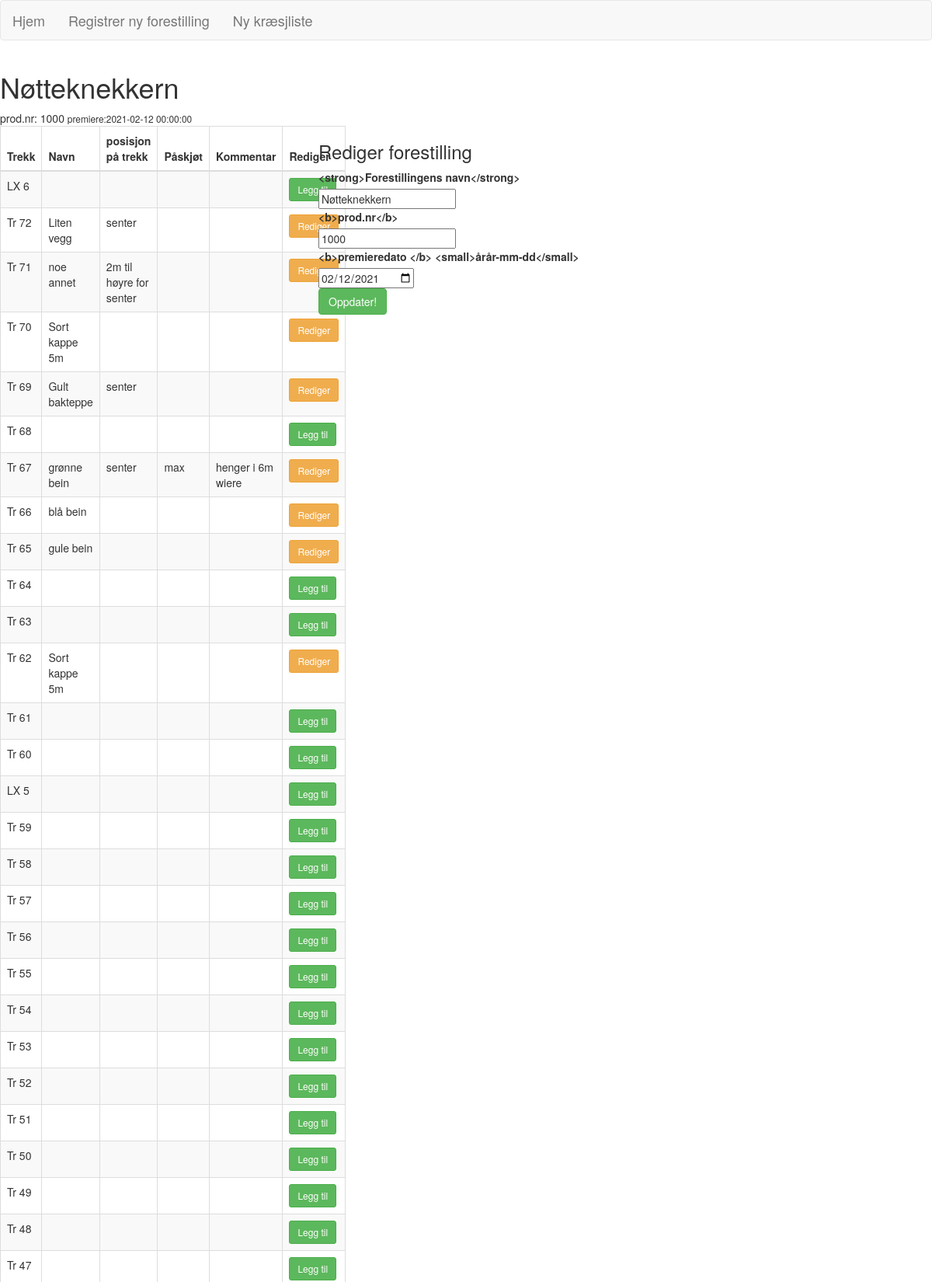
The app's page /index/Nøtteknekkern (upper part) with its own data.
### app/models.py (models this page shows, shortened)
class Forestilling(db.Model):
	id= db.Column(db.Integer, primary_key=True)
	forestilling_navn = db.Column(db.String(120), index = True)
	premiere = db.Column(db.DateTime, index=True)
	prod_nr = db.Column(db.Integer, index=True)
	aktuell = db.Column(db.Boolean, default = False, index = True)
	elementer = db.relationship('LoftElement', backref='tilhorer_forestilling', lazy = True, cascade="all, delete-orphan")

class Trekk(db.Model):
	id = db.Column(db.Integer, primary_key=True)
	trekknummer = db.Column(db.String(64), index = True, unique = True)
	elementer = db.relationship('LoftElement', backref ='loftpos', lazy =True)

class LoftElement(db.Model):
	id = db.Column(db.Integer, primary_key=True)
	element_navn = db.Column(db.String(64), index = True)
	trekk_id = db.Column(db.Integer, db.ForeignKey('trekk.id'))
	posisjon = db.Column(db.String(140))
	paaskjot = db.Column(db.String(120))
	ekstra_info = db.Column(db.String(140))
	forestilling_id = db.Column(db.Integer, db.ForeignKey('forestilling.id'))

### app/routes.py (the view)
@app.route('/index/<forestilling_navn>', methods =['GET', 'POST'])
def forestilling(forestilling_navn):
	form = NyttElementKnapp()
	form2 = SlettForestilling()
	form3 =RedigerForestilling()
	form4 = RedigerKnapp()
	forestilling = Forestilling.query.filter_by(forestilling_navn=forestilling_navn).first_or_404()
	if form3.validate_on_submit():
		forestilling.forestilling_navn=form3.forestilling_navn.data
		forestilling.prod_nr=form3.prod_nr.data
		forestilling.premiere = form3.premiere.data
		db.session.commit()
		return redirect(url_for('forestilling', forestilling_navn= forestilling.forestilling_navn))
	elif request.method == "GET":
		form3.forestilling_navn.data = forestilling.forestilling_navn
		form3.prod_nr.data = forestilling.prod_nr
		form3.premiere.data = forestilling.premiere
	if form.validate_on_submit():
			return redirect(url_for('regloftelement/{{form.forestilling_id.data}}'))
	trekkliste = Trekk.query.all()
	elementliste = LoftElement.query.filter_by(forestilling_id=forestilling.id).all()
	return render_template('forestilling.html', form=form, form2=form2, form3=form3, form4 = form4, title = forestilling_navn, forestilling=forestilling, trekkliste=trekkliste, elementliste=elementliste)

### app/forms.py
class NyttElementKnapp(FlaskForm):
	trekk_nr =StringField('nummer')
	submit= SubmitField('Legg til ')

class SlettForestilling(FlaskForm):
	submit=SubmitField('slett forestilling')

### app/templates/forestilling.html
{% extends "base.html" %}
{% block app_content %}
<table >
		<td><h1>{{ forestilling.forestilling_navn }}</h1> prod.nr:
				{{ forestilling.prod_nr }}
				<small>premiere:{{ forestilling.premiere}}</small></td>
</table>
<div class="container-md">
	<div class="row justify-content-md-center">
		<div class = "col col-lg-4">
<table  class ="table  table-striped table-dark table-bordered">
	<thead class="thead-dark">
		<tr><th>Trekk</th>
			<th>Navn</th>
			<th>posisjon på trekk </th>
			<th>Påskjøt</th>
			<th> Kommentar</th>
			<th>Rediger</th>
		</tr>
	</thead>
	<tbody>
	{% for trekk in trekkliste %}{% set x = namespace(done = false) %}{% set y = namespace(trekkid = 0) %}
	<tr><td>{{ trekk.trekknummer }}</td>
		<td>{% for elem in elementliste %}{% if elem.trekk_id == trekk.id  %}{{ elem.element_navn }} {% set x.done = true %}{% endif %}{% endfor %}</td>
		<td>{% for elem in elementliste %}{% if elem.trekk_id == trekk.id %} {{ elem.posisjon }} {% endif %}{% endfor %}</td>
		<td>{% for elem in elementliste %}{% if elem.trekk_id == trekk.id %} {{ elem.paaskjot }} {% endif %}{% endfor %}</td>
		<td>{% for elem in elementliste %}{% if elem.trekk_id == trekk.id %}{% set y.trekkid = elem.id %} {{ elem.ekstra_info }} {% endif %}{% endfor %}</td>
		<td>{% if x.done == true %}<form action ="/oppdaterloftelement/{{ forestilling.id }}/{{ y.trekkid }}" method ="post"> {{ form4.hidden_tag() }}{{ form4.submit(class="btn btn-warning btn-sm") }}</form>{% else %} <form action ="/regloftelement/{{ forestilling.id }}/{{ trekk.id }}" method ="post"> {{ form.hidden_tag() }}{{ form.submit(class="btn btn-success btn-sm") }}</form> {% endif %}
		</td>
	</tr>
{% endfor %}
</tbody>
</table>
</div>
<div class= "col-lg-4">
<h3> Rediger forestilling</h3>
<form action ="" method ="post">{{ form3.hidden_tag() }}
	<p>{{ form3.forestilling_navn.label }}<br>
		{{ form3.forestilling_navn }}<br>
		{{ form3.prod_nr.label }}<br>
		{{ form3.prod_nr }}<br>
		{{ form3.premiere.label }}<br>
		{{ form3.premiere }}<br>
		{{ form3.submit(class="btn btn-success btn-md") }}
	</p>
</form>
</div>
</div>
{% endblock %}

### records on screen
Forestilling: forestilling_navn "Nøtteknekkern", prod_nr "1000", premiere "2021-02-12 00:00:00", premiere "02/12/2021"
Trekk: trekknummer "LX 6"
Trekk: trekknummer "Tr 72"
LoftElement: element_navn "Liten vegg", posisjon "senter"
Trekk: trekknummer "Tr 71"
LoftElement: element_navn "noe annet", posisjon "2m til høyre for senter"
Trekk: trekknummer "Tr 70"
LoftElement: element_navn "Sort kappe 5m"
Trekk: trekknummer "Tr 69"
LoftElement: element_navn "Gult bakteppe", posisjon "senter"
Trekk: trekknummer "Tr 68"
Trekk: trekknummer "Tr 67"
LoftElement: element_navn "grønne bein", posisjon "senter", paaskjot "max", ekstra_info "henger i 6m wiere"
Trekk: trekknummer "Tr 66"
LoftElement: element_navn "blå bein"
Trekk: trekknummer "Tr 65"
LoftElement: element_navn "gule bein"
Trekk: trekknummer "Tr 64"
Trekk: trekknummer "Tr 63"
Trekk: trekknummer "Tr 62"
LoftElement: element_navn "Sort kappe 5m"
Trekk: trekknummer "Tr 61"
Trekk: trekknummer "Tr 60"
Trekk: trekknummer "LX 5"
Trekk: trekknummer "Tr 59"
Trekk: trekknummer "Tr 58"
Trekk: trekknummer "Tr 57"
Trekk: trekknummer "Tr 56"
Trekk: trekknummer "Tr 55"
Trekk: trekknummer "Tr 54"
Trekk: trekknummer "Tr 53"
Trekk: trekknummer "Tr 52"
Trekk: trekknummer "Tr 51"
Trekk: trekknummer "Tr 50"
Trekk: trekknummer "Tr 49"
Trekk: trekknummer "Tr 48"
Trekk: trekknummer "Tr 47"
